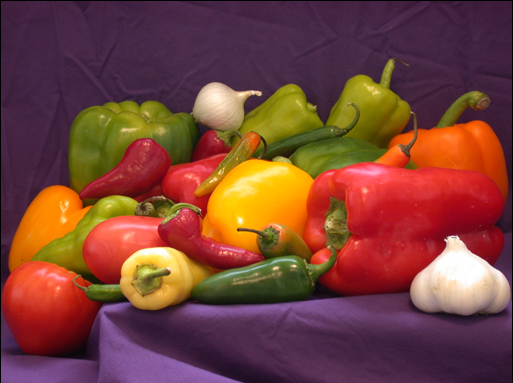
%> input picture Sliding window method/peppers.png, 513 x 383 px
$ octave FL_Edge_Detection_Gradient_and_SD.m   (GNU Octave 9; MATLAB toolbox functions it lacks are replaced by stand-ins)
%> lines starting %> are read from the running program, lines starting %| are printed output that depends on the picture
clc
clear all
close all

% reads an image and converts it into gray scale and double presicion
I = imread('peppers.png');
%> I is the input picture: size 383x513x3 uint8; mean R, G, B 120.3, 66.1, 57.1
Igray = rgb2gray(I);
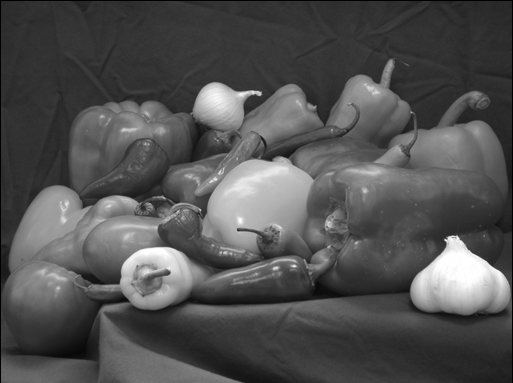
%> Igray: size 383x513 uint8; min 0, max 255, mean 81.3
Idouble = im2double(Igray);
[m, n] = size(Idouble);
%> m = 383; n = 513
%% First step:
% Gradient of an image and mapping into 0 to 100

[Gx,Gy] = imgradientxy(Idouble,'Sobel'); % directional gradient of the image
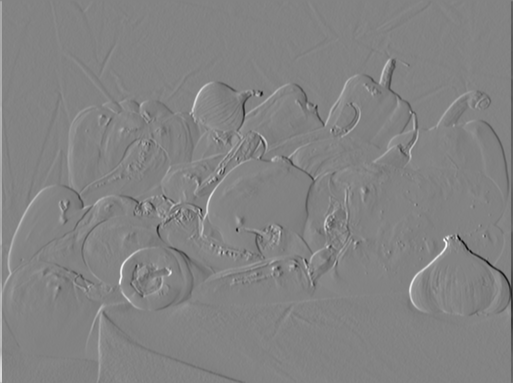
%> Gx: size 383x513 double; min -2.41, max 2.27, mean -1.87e-18; drawn with min black and max white
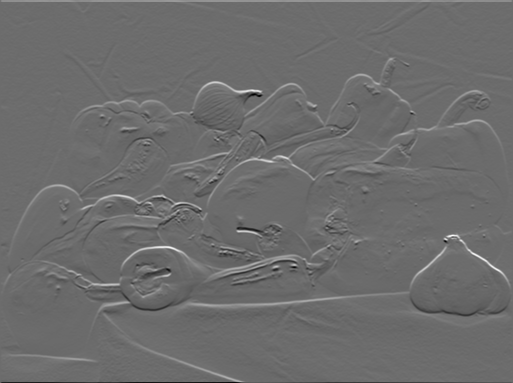
%> Gy: size 383x513 double; min -2.2, max 2.95, mean 0.0029; drawn with min black and max white
% Calculate the gradient magnitude and direction using the directional gradients
[Gmag, Gdir] = imgradient(Gx, Gy);
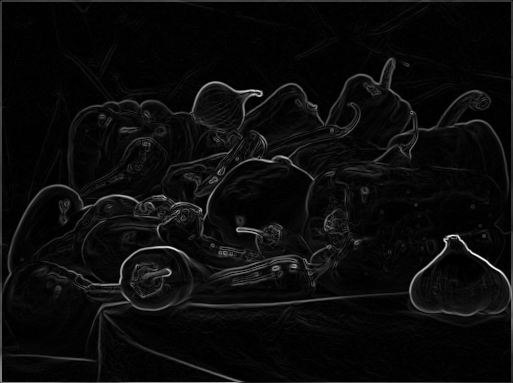
%> Gmag: size 383x513 double; min 0, max 3.05, mean 0.139; drawn with min black and max white
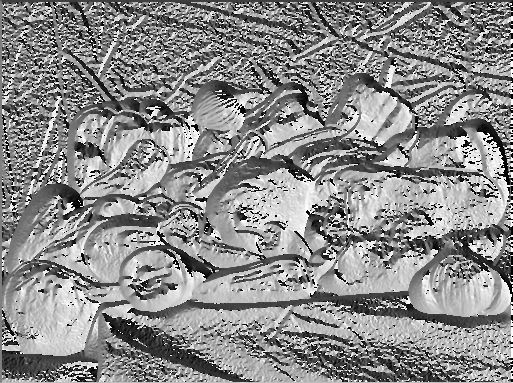
%> Gdir: size 383x513 double; min -180, max 180, mean 16.1; drawn with min black and max white
%%%
% mapping Gmag into the 0 to 100
Gmag = Gmag - min(Gmag(:));
Gmag = Gmag ./ max(Gmag(:));
Gmag = 100*Gmag;
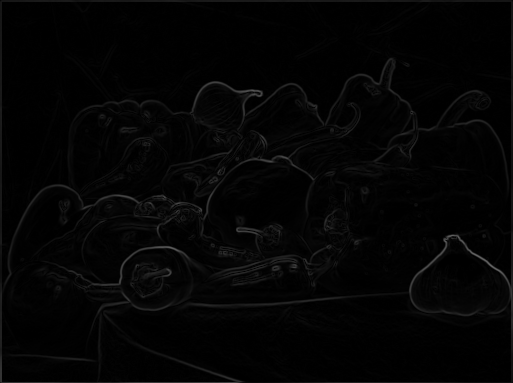
%> Gmag: size 383x513 double; min 0, max 100, mean 4.6
%%%
figure
subplot(121);imshow(Gmag,[])
%% Second step:
% SD of each pixel and mapping into 0 to 100
SD = stdfilt(Igray);
% Brighter pixels in the filtered image correspond to neighborhoods in the
% original image with larger standard deviations.
%%%
% mapping Isd into the 0 to 100
SD = SD - min(SD(:));
SD = SD ./ max(SD(:));
SD = 100*SD;
%%%
subplot(122); imshow(SD,[])
%% Third step
% Create a fuzzy inference system (FIS)using two inputs
% There will two inputs and each of them will have three fuzzy sets that
% describe the edginess

fis = newfis('EdgeDetection');
% interval mapping
% First Input
% Specify the image magnitude of the gradient
fis = addvar(fis,'input','Gmag',[0 100]);
%> (the run ends here)
